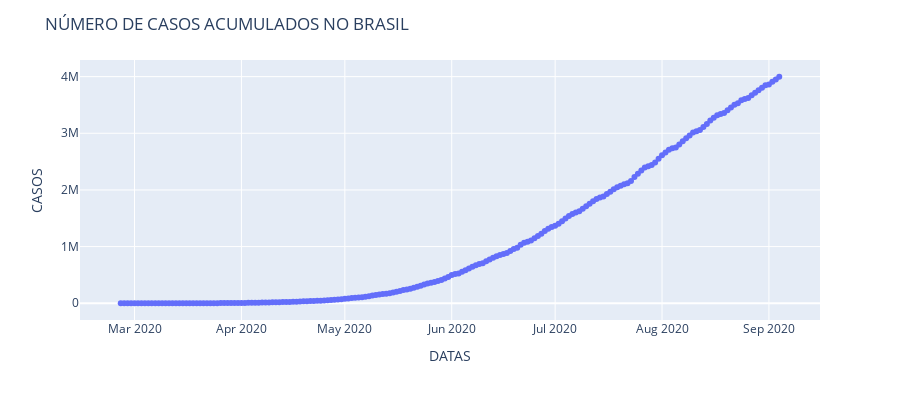

Notebook source saved alongside this figure:
### Code cell
disp = px.scatter(x=covid_brasil.date, y=covid_brasil.cumulative_cases)
disp.update_layout(width= 900, height = 400, title_text = 'NÚMERO DE CASOS ACUMULADOS NO BRASIL')
disp.update_xaxes(title= 'DATAS')
disp.update_yaxes(title= 'CASOS')
disp.show()

### Figure 1 — Plotly figure (JSON) as saved in the notebook; plotly's stock layout.template omitted (floating-point values rounded to 4 significant figures; data arrays with more than 128 entries replaced by an {"elided": "..."} marker saying what was removed)
{"data": [{"hovertemplate": "x=%{x}<br>y=%{y}<extra></extra>", "legendgroup": "", "marker": {"color": "#636efa", "symbol": "circle"}, "mode": "markers", "name": "", "orientation": "v", "showlegend": false, "type": "scatter", "x": {"elided": "192 str values"}, "xaxis": "x", "y": {"elided": "192 int values"}, "yaxis": "y"}], "layout": {"height": 400, "legend": {"tracegroupgap": 0}, "margin": {"t": 60}, "title": {"text": "NÚMERO DE CASOS ACUMULADOS NO BRASIL"}, "width": 900, "xaxis": {"anchor": "y", "domain": [0, 1], "title": {"text": "DATAS"}}, "yaxis": {"anchor": "x", "domain": [0, 1], "title": {"text": "CASOS"}}}}
